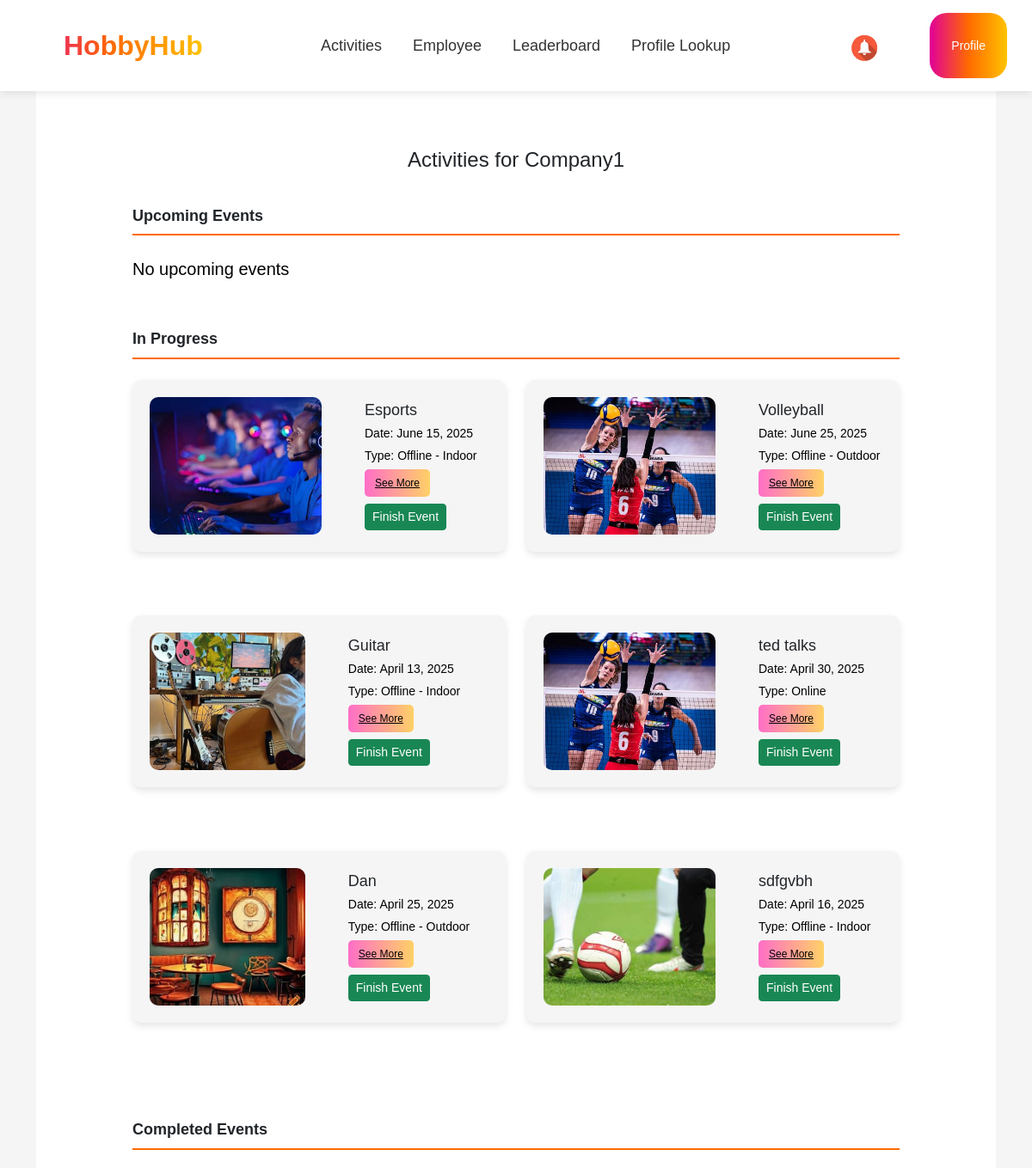
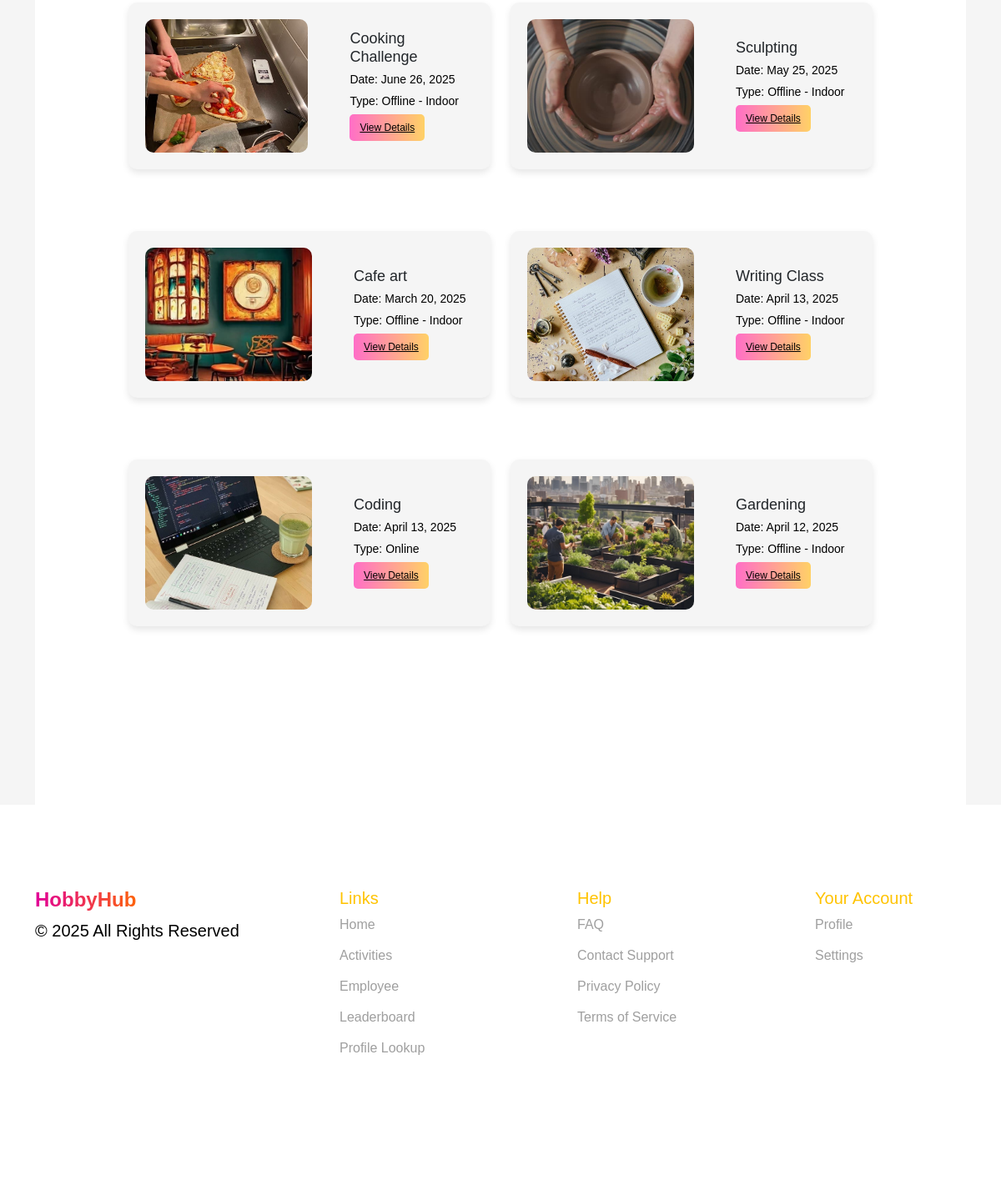
/organizer/ (signed in), run on the app's committed database (2 pictures, top to bottom).
### events/models.py (models this page shows, shortened)
class Company(AbstractBaseUser, PermissionsMixin):
    name = models.CharField(max_length=255, verbose_name="Company Name")
    company_id = models.CharField(max_length=100, unique=True, verbose_name="Company ID")
    created_at = models.DateTimeField(auto_now_add=True, verbose_name="Date of Creation")
    email = models.EmailField(unique=True)
    profile_photo = models.ImageField(upload_to='organizer_profile_photos/', null=True, blank=True, verbose_name="Organizer Profile Photo")
    is_active = models.BooleanField(default=True)
    is_staff = models.BooleanField(default=False)
    objects = CompanyManager()
    USERNAME_FIELD = "email"
    REQUIRED_FIELDS = ["name", "company_id"]

class Event(models.Model):
    EVENT_TYPES = [
        ('offline-outdoor', 'Offline - Outdoor'),
        ('offline-indoor', 'Offline - Indoor'),
        ('online', 'Online'),
    ]
    EVENT_STATUS = [
        ('upcoming', 'Upcoming'),
        ('in_progress', 'In Progress'),
        ('completed', 'Completed'),
    ]
    title = models.CharField(max_length=150)
    description = models.TextField()
    location = models.CharField(max_length=250)
    date = models.DateField()
    time = models.TimeField()
    event_type = models.CharField(max_length=15, choices=EVENT_TYPES, default='offline-indoor')
    status = models.CharField(max_length=12, choices=EVENT_STATUS, default='upcoming')
    hobbies = models.ManyToManyField(Hobby, related_name='events')
    image = models.ImageField(upload_to='event_images/', null=True, blank=True)
    company = models.ForeignKey(
        Company,
        to_field='company_id',
        on_delete=models.CASCADE,
        related_name='events',
        verbose_name="Company"
    )
    diamonds = models.IntegerField(default=0, verbose_name="Diamonds")
    quota = models.IntegerField(default=10, verbose_name="Quota")
    participants = models.ManyToManyField(Employee, related_name='events', blank=True)
    def update_status(self):
        now = timezone.now()
        event_datetime = timezone.make_aware(
            timezone.datetime.combine(self.date, self.time)
        )
        if self.status == 'completed':
            return
        if now >= event_datetime:
            self.status = 'in_progress'
            self.save()
        else:
            self.status = 'upcoming'
            self.save()

### events/views.py (the view)
# urls.py: path('organizer/', organizer_view, name='organizer_view'),
@role_required("organizer")
def organizer_view(request):
    company_id = request.session.get("company_id")
    if not company_id:
        return redirect("sign_in")
    try:
        current_company = Company.objects.get(id=company_id)
    except Company.DoesNotExist:
        return redirect("sign_in")
    events_to_update = Event.objects.filter(company=current_company)
    for event in events_to_update:
        event.update_status()
    events = {
        'upcoming': Event.objects.filter(company=current_company, status='upcoming'),
        'in_progress': Event.objects.filter(company=current_company, status='in_progress'),
        'completed': Event.objects.filter(company=current_company, status='completed')
    }
    return render(request, 'organizer.html', {
        'events': events,
        'company': current_company
    })

### events/views.py (called while the page is built)
def role_required(role):
    def decorator(view_func):
        @wraps(view_func)
        def wrapper(request, *args, **kwargs):
            if role == "employee" and not request.session.get("nickname"):
                return redirect(f"/sign_in/?next={request.get_full_path()}")
            if role == "organizer" and not request.session.get("company_id"):
                return redirect(f"/sign_in/?next={request.get_full_path()}")
            return view_func(request, *args, **kwargs)
        return wrapper
    return decorator

### events/templates/organizer.html (shortened to what this page needs)
{% extends "organizer_base.html" %}
{% load static %}
{% block extra_css %}
<link rel="stylesheet" href="https://cdn.jsdelivr.net/npm/bootstrap@5.3.0/dist/css/bootstrap.min.css">
<link rel="stylesheet" href="{% static 'css/all.css' %}">
<link href="https://fonts.cdnfonts.com/css/gilroy-bold" rel="stylesheet">
{% endblock %}
{% block content %}
<section class="your-activities">
    <div class="container mt-5">
        <h2 class="title text-center">Activities for {{ company.name }}</h2>
        <div class="status-section">
            <h3 class="status-title">Upcoming Events</h3>
            <div class="row mt-4">
                {% for event in events.upcoming %}
                <div class="col-md-6 mb-4">
                    <div class="activity-card">
                        <img src="{{ event.image.url }}" class="activity-img" alt="{{ event.title }}" width="200">
                        <div class="activity-info">
                            <h5>{{ event.title }}</h5>
                            <p>Date: {{ event.date }}</p>
                            <p>Type: {{ event.get_event_type_display }}</p>
                            <a href="{% url 'organizer_activity_details' %}?event_id={{ event.id }}" class="button-link">See More</a>
                        </div>
                    </div>
                </div>
                {% empty %}
                <p>No upcoming events</p>
                {% endfor %}
            </div>
        </div>
        <div class="status-section">
            <h3 class="status-title">In Progress</h3>
            <div class="row mt-4">
                {% for event in events.in_progress %}
                <div class="col-md-6 mb-4">
                    <div class="activity-card">
                        <img src="{{ event.image.url }}" class="activity-img" alt="{{ event.title }}" width="200">
                        <div class="activity-info">
                            <h5>{{ event.title }}</h5>
                            <p>Date: {{ event.date }}</p>
                            <p>Type: {{ event.get_event_type_display }}</p>
                            <a href="{% url 'organizer_activity_details' %}?event_id={{ event.id }}" class="button-link">See More</a>
                            <button class="btn btn-success btn-sm mt-2 finish-btn" data-event-id="{{ event.id }}">
                                Finish Event
                            </button>
                        </div>
                    </div>
                </div>
                {% empty %}
                <p>No events in progress</p>
                {% endfor %}
            </div>
        </div>
        <div class="status-section">
            <h3 class="status-title">Completed Events</h3>
            <div class="row mt-4">
                {% for event in events.completed %}
                <div class="col-md-6 mb-4">
                    <div class="activity-card">
                        <img src="{{ event.image.url }}" class="activity-img" alt="{{ event.title }}" width="200">
                        <div class="activity-info">
                            <h5>{{ event.title }}</h5>
                            <p>Date: {{ event.date }}</p>
                            <p>Type: {{ event.get_event_type_display }}</p>
                            <a href="{% url 'organizer_activity_details' %}?event_id={{ event.id }}" class="button-link">View Details</a>
                        </div>
                    </div>
                </div>
                {% empty %}
                <p>No completed events</p>
                {% endfor %}
            </div>
        </div>
    </div>
</section>
{% endblock %}

### events/static/css/guest-styles.css (style rules this page uses)
html { scroll-behavior: smooth; }
body { font-family: 'Girloy-Medium', sans-serif !important; margin: auto; background-color: #f5f5f5; }
p { color: #000000; font-weight: 400; font-size: 20px; }

### events/static/css/organizer-styles.css (style rules this page uses)
body { font-family: 'Gilroy-Medium', sans-serif; background-color: #F5F5F5; }
body h1, h2, h3, h4,h5,h6, header { font-family: 'Gilroy-Bold', sans-serif; }
p { color: #000000; font-weight: 400; font-size: 20px; }
.your-activities { padding: 100px; background-color: #FFFFFF; }
.title { font-family: 'Gilroy-Bold', sans-serif; font-size: 24px; margin-bottom: 20px; }
.activity-card { display: flex; align-items: center; background: #F5F5F5; padding: 20px; border-radius: 10px; box-shadow: 0 4px 8px rgba(0, 0, 0, 0.1); margin-bottom: 50px; }
.activity-img { width: 200px; height: 160px; border-radius: 10px; object-fit: cover; margin-right: 50px; }
.activity-info h5 { font-family: 'Gilroy-Bold', sans-serif; margin: 0; font-size: 18px; }
.activity-info p { margin: 5px 0; font-size: 14px; }
.btn { font-size: 14px; margin-right: 5px; }

### events/static/css/user-styles.css (style rules this page uses)
body { overflow-x: hidden; }

### events/static/css/profile.css (style rules this page uses)
.activity-card { border-radius: 10px; overflow: hidden; transition: transform 0.3s; }
h3 { font-size: 18px; font-weight: bold; margin-top: 40px; margin-bottom: 20px; }

### events/static/css/activities.css (style rules this page uses)
:root { --primary-color: #FF6A00; --secondary-color: #FFC300; --accent-color: #E10098; --dark-color: #333333; --light-color: #F5F5F5; --white: #FFFFFF; --gray: #9F9F9F; --border-radius: 12px; --box-shadow: 0 4px 12px rgba(0, 0, 0, 0.1); --transition: all 0.3s ease; }
body { font-family: 'Gilroy-Medium', sans-serif; }
body h1, h2, h3, h4,h5,h6, header { font-family: 'Gilroy-Bold', sans-serif; }

### events/static/css/employees.css (style rules this page uses)
body { font-family: 'Gilroy-Medium', sans-serif; background-color: #F5F5F5; }
body h1, h2, h3, h4,h5,h6, header { font-family: 'Gilroy-Bold', sans-serif; }

### events/templates/organizer.html (style rules this page uses)
.button-link { display: inline-block; padding: 7px 12px; background: linear-gradient(to right, #FF6EC7, #FFD166); color: black; border-radius: 5px; transition: all 0.3s ease-in-out; font-size: 12px; }
.status-section { margin-bottom: 40px; }
.status-title { padding-bottom: 10px; border-bottom: 2px solid #FF6A00; margin-bottom: 20px; }

### data on the page
Company: name "Company1"
Event: image (picture), title "Esports", date "June 15, 2025", event_type "Offline - Indoor"
Event: image (picture), title "Volleyball", date "June 25, 2025", event_type "Offline - Outdoor"
Event: image (picture), title "Guitar", date "April 13, 2025", event_type "Offline - Indoor"
Event: image (picture), title "ted talks", date "April 30, 2025", event_type "Online"
Event: image (picture), title "Dan", date "April 25, 2025", event_type "Offline - Outdoor"
Event: image (picture), title "sdfgvbh", date "April 16, 2025", event_type "Offline - Indoor"
Event: image (picture), title "Cooking Challenge", date "June 26, 2025", event_type "Offline - Indoor"
Event: image (picture), title "Sculpting", date "May 25, 2025", event_type "Offline - Indoor"
Event: image (picture), title "Cafe art", date "March 20, 2025", event_type "Offline - Indoor"
Event: image (picture), title "Writing Class", date "April 13, 2025", event_type "Offline - Indoor"
Event: image (picture), title "Coding", date "April 13, 2025", event_type "Online"
Event: image (picture), title "Gardening", date "April 12, 2025", event_type "Offline - Indoor"
